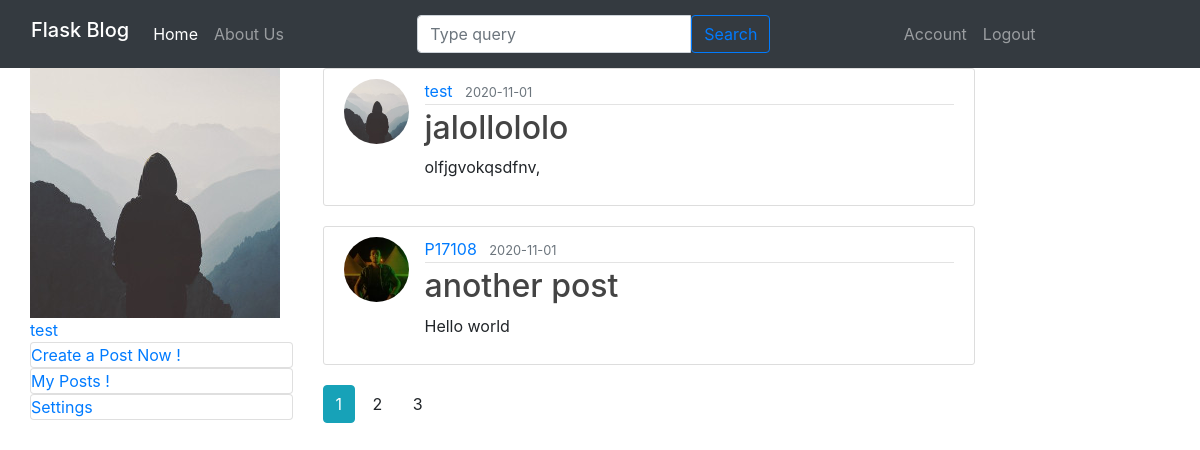
Screenshot of /home (signed in) with the database file from the repository.
### flaskblog/models.py (models this page shows, shortened)
class User(db.Model ,UserMixin):
    id = db.Column(db.Integer , primary_key = True)
    username = db.Column(db.String(20) , unique = True , nullable = False )
    email = db.Column(db.String(120) , unique = True , nullable = False )
    image_file = db.Column(db.String(40) , nullable = False , default = 'default.jpg')
    password = db.Column(db.String(60) , nullable = False)
    posts = db.relationship('Post' , backref = 'author')

class Post(db.Model ,UserMixin):
    id = db.Column(db.Integer , primary_key = True)
    title = db.Column(db.String(20) , nullable = False )
    content = db.Column(db.Text, nullable = False )
    date_posted = db.Column(db.DateTime , default=datetime.utcnow)
    user_id = db.Column(db.Integer , db.ForeignKey('user.id'))

### flaskblog/routes.py (the view)
@app.route("/")
@app.route("/home")
def home():
    page = request.args.get('page' ,1 ,type=int )
    posts = Post.query.order_by(Post.date_posted.desc()).paginate(page = page , per_page = 2 )
    return render_template('home.html' , title = "Home page" , posts = posts )

### flaskblog/models.py (called while the page is built)
@login_manager.user_loader
def load_user(user_id):
    return User.query.get(int(user_id))

### flaskblog/templates/home.html
{% extends 'layout.html' %}
{% block link_css %}
    <link rel="stylesheet" type="text/css" href="{{ url_for('static', filename='home.css') }}">
{% endblock %}
{% block content %}
<div class="row">
    <div class="col-md-3">
    {% if current_user.is_authenticated %}
        <div class="profile">
            <img class="profile_picture" src="{{url_for('static', filename='profile_pics/'+current_user.image_file)}} ">
            <a class="profile_name" href="">
                {{current_user.username}}
            </a>
        </div>
        <div>
            <a href="{{ url_for('create_post') }}">
                <div class="card">
                    Create a Post Now !
                </div>
            </a>
            <a href="{{ url_for('my_posts') }}">
                <div class="card">
                    My Posts !
                </div>
            </a>
            <a href="">
                <div class="card">
                    Settings
                </div>
            </a>
        </div>
    {% endif %}
    </div>
    <div class="col-md-7">
        {% for post in posts.items %}
            <article class="media content-section">
              <img class="rounded-circle article-img" src="{{ url_for('static', filename='profile_pics/' + post.author.image_file) }}">
              <div class="media-body">
                <div class="article-metadata">
                  <a class="mr-2" href="#">{{ post.author.username }}</a>
                  <small class="text-muted">{{ post.date_posted.strftime('%Y-%m-%d') }}</small>
                </div>
                <h2><a class="article-title" href=" {{ url_for('post' , post_id = post.id) }} ">{{ post.title }}</a></h2>
                <p class="article-content">{{ post.content }}</p>
              </div>
            </article>
        {% endfor %}
        {% for page_num in posts.iter_pages(left_edge=1, right_edge=1, left_current=1, right_current=2) %}
            {% if page_num %}
                {% if posts.page == page_num %}
                    <a class="btn btn-info" href="{{url_for('home' , page = page_num)}}">{{page_num}}</a>
                {% else %}
                    <a class="btn btn-outilne-info" href="{{url_for('home' , page = page_num)}}">{{page_num}}</a>
                {% endif %}
            {% else %}
                ...
            {% endif %}
        {% endfor %}
    </div>
</div>
{% endblock content %}

### flaskblog/static/main.css (style rules this page uses)
.article-img { max-width: 100%; min-width: 50px; height: auto; border-radius: 50%; }
body { background: #fafafa; color: #333333; margin-top: 5rem; }
h1, h2, h3, h4, h5, h6 { color: #444444; }
.content-section { background: #ffffff; padding: 10px 20px; border: 1px solid #dddddd; border-radius: 3px; margin-bottom: 20px; }
.article-title { color: #444444; }
.article-content { white-space: pre-line; }
.article-img { height: 65px; width: 65px; margin-right: 16px; }
.article-metadata { padding-bottom: 1px; margin-bottom: 4px; border-bottom: 1px solid #e3e3e3 }

### rows the page displays
User: image_file (placeholder picture), username "test"
Post: image_file (placeholder picture), author.username "test", date_posted "2020-11-01", title "jalollololo", content "olfjgvokqsdfnv,"
Post: image_file (picture), author.username "P17108", date_posted "2020-11-01", title "another post", content "Hello world"

### other values shown
{{ page_num }} "1"
{{ page_num }} "2" "3"
